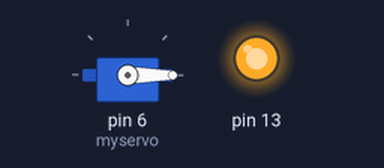
Recording of a sketch running on a simulated Arduino Uno, built with avr-gcc and run on an emulated ATmega328P. On the bench: servo, output pins drawn as LEDs (lit = HIGH).

Above: at 2.1 s.
At 32.1 s:
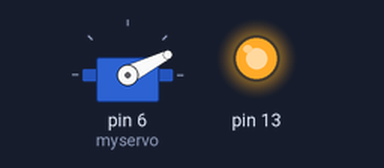
At 62.1 s:
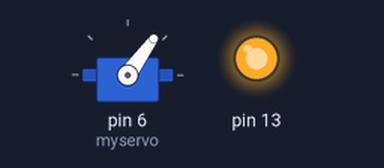
At 122.1 s:
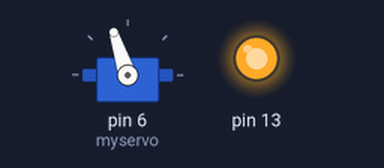
Timing chart, 0 to 123.6 s (numbered marks = the images above):
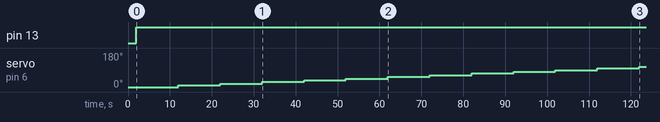

Measured:
- by itself, pin 13: LOW → HIGH at 2.0 s
- by itself, servo on pin 6 (myservo): moves from 0° to 108° over 110 s

The sketch:

Motor_Code.ino
```cpp
#include <Servo.h>

Servo myservo;

void arm(){
  // arm the speed controller, modify as necessary for your ESC
  setSpeed(0);
  delay(2000); //delay 1 second,  some speed controllers may need longer
}

void setSpeed(int speed){
  // speed is from 0 to 100 where 0 is off and 100 is maximum speed
  //the following maps speed values of 0-100 to angles from 0-180,
  // some speed controllers may need different values, see the ESC instructions
  int angle = map(speed, 0, 100, 0, 180);
  myservo.write(angle);
}

void setup()
{
  pinMode(13, OUTPUT);
  myservo.attach(6);
  arm();
}


void loop()
{
  int speed;
  digitalWrite(13, HIGH);

  // sweep up from 0 to to maximum speed in 20 seconds
  for(speed = 0; speed <= 100; speed += 5) {
    setSpeed(speed);
    delay(10000);
  }
  // sweep back down to 0 speed.
  for(speed = 95; speed > 0; speed -= 5) {
    setSpeed(speed);
    delay(10000);
  }
  setSpeed(0);
  delay(5000); // stop the motor for 5 seconds
}
```
